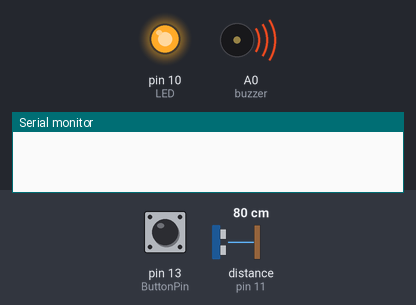
The sketch below on a simulated Arduino Uno, built with avr-gcc and run on an emulated ATmega328P. Parts: output pins drawn as LEDs (lit = HIGH), buzzer (waves = sounding), the last lines printed to the serial monitor. Wiring (inferred from the names in the program): ultrasonic range finder: trigger pin 12; echo pin 11. The test bench sets the inputs (shaded band); at power-on: distance to the obstacle (sensor on pin 11) 80 cm, pin 13 (ButtonPin) HIGH. The echo pulse lasts 58.3 µs per cm; pins used as bus, display or sensor lines are not drawn.

Above: at 1.2 s.
1.3 s: distance to the obstacle (sensor on pin 11) set to 13 cm
2.8 s: distance to the obstacle (sensor on pin 11) set to 10 cm
At 3.8 s:
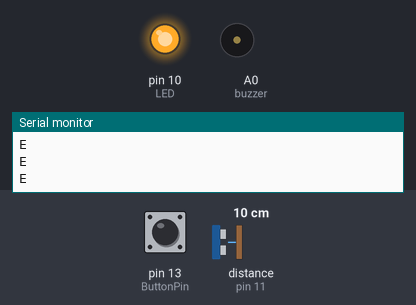
4.3 s: distance to the obstacle (sensor on pin 11) set to 18 cm
At 5.3 s:
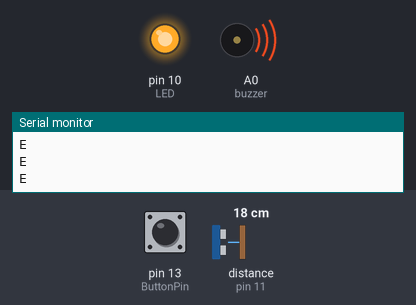
5.8 s: pin 13 (ButtonPin) pulled LOW for 0.15 s
At 6.5 s:
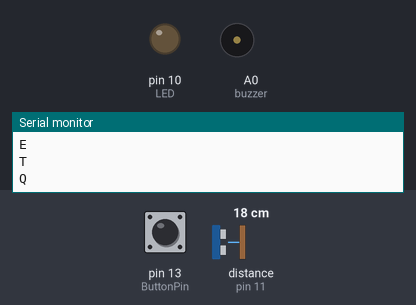
7.6 s: pin 13 (ButtonPin) pulled LOW for 1 s
At 9.9 s:
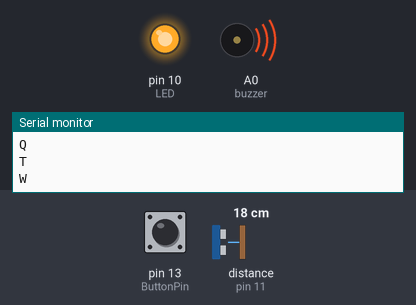
10.2 s: pin 13 (ButtonPin) pulled LOW for 3.2 s
At 14.0 s:
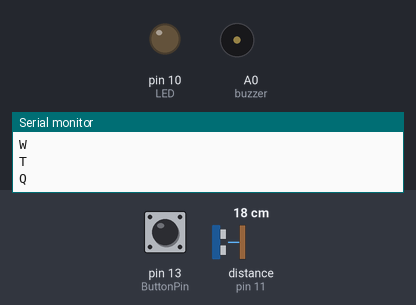
Timing chart, 0 to 15.5 s (numbered marks = the images above; inputs shaded):
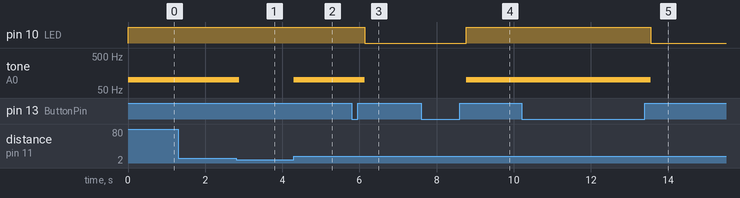

The sketch:

PhoneSolve.ino
```cpp
int TRIG= 12;
int ECHO= 11;
int ButtonPin= 13;
int btnnew;
int btnold=1;
int state=0;
#define buzzer A0
#define LED 10
int run = false;

void setup() {
  Serial.begin(9600);
  pinMode(TRIG, OUTPUT);
  pinMode(buzzer, OUTPUT);
  pinMode(LED, OUTPUT);
  pinMode(ECHO, INPUT);
  pinMode(ButtonPin,INPUT_PULLUP);
}
void loop(){
  btnnew=digitalRead(ButtonPin);
  long duration;
  int distance;
  btnnew=digitalRead(ButtonPin);
  digitalWrite(TRIG, LOW);
  delayMicroseconds(2);
  digitalWrite(TRIG, HIGH);
  delayMicroseconds(10);
  digitalWrite(TRIG, LOW);
  duration = pulseIn (ECHO, HIGH);
  distance = duration * 17 / 1000;
  if(distance>10){
    if(state==0){
      tone(buzzer,100);
      digitalWrite(LED,HIGH);
      }
    else{
      noTone(buzzer);
      digitalWrite(LED,LOW);
      }
    if(btnold==0&&btnnew==1){
      Serial.println("T");
      if(state==0){
        Serial.println("Q") ;
        digitalWrite(LED,HIGH);
        state=1;
        }
      else{
        Serial.println("W");
        digitalWrite(LED,LOW);
        state=0;
        }
    }
    btnold=btnnew;
    delay(100);
  }
  else{
    Serial.println("E");
    noTone(A0);
  }
}
```

Measured:
- the behaviour switches between 12 and 11 cm on distance to the obstacle (sensor on pin 11) (found by bisection; images 0 and 1)
- after the input at 1.3 s, every drawn part: stays the same
- after the input at 2.8 s, tone on A0 (buzzer): 100 Hz → silent after 0.09 s
- after the input at 4.3 s, tone on A0 (buzzer): silent → 100 Hz at once
- after the input at 5.8 s, pin 10 (LED): HIGH → LOW after 0.33 s; tone on A0 (buzzer): 100 Hz → silent after 0.33 s
- after the input at 7.6 s, pin 10 (LED): LOW → HIGH after 1.2 s; tone on A0 (buzzer): silent → 100 Hz after 1.2 s
- after the input at 10.2 s, pin 10 (LED): HIGH → LOW after 3.3 s; tone on A0 (buzzer): 100 Hz → silent after 3.3 s
